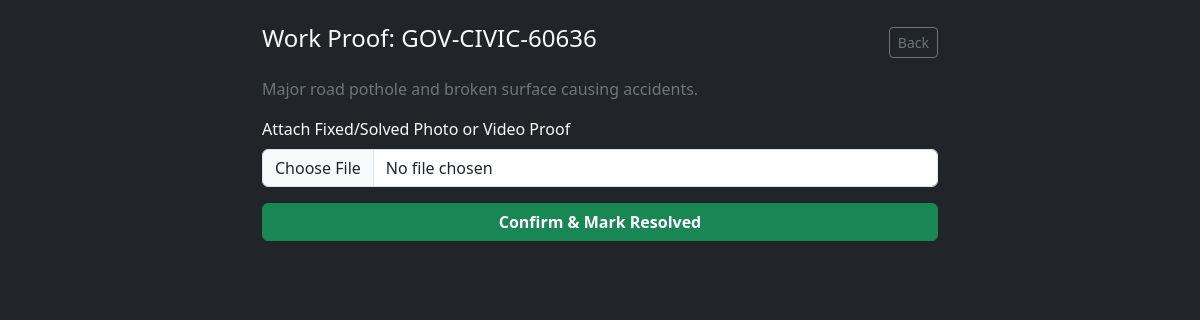
Screenshot of /resolve/GOV-CIVIC-60636 (signed in) with the database file from the repository.
### tables this page shows
CREATE TABLE complaints (
            id INTEGER PRIMARY KEY AUTOINCREMENT,
            ticket_id TEXT,
            description TEXT,
            priority TEXT,
            department TEXT,
            image_name TEXT,
            status TEXT,
            created_at TEXT
        , resolution_image TEXT, media_name TEXT, media_type TEXT, resolution_media TEXT, resolution_media_type TEXT, reject_reason TEXT, location TEXT, map_url TEXT, user_id INTEGER, gov_dept_id TEXT);

### app.py (the view)
@app.route('/resolve/<ticket_id>')
def resolve_page(ticket_id):
    if not session.get('admin_logged'):
        return redirect('/login')
    conn = sqlite3.connect(DB_NAME)
    conn.row_factory = sqlite3.Row
    cursor = conn.cursor()
    cursor.execute("SELECT * FROM complaints WHERE ticket_id = ?", (ticket_id,))
    ticket = cursor.fetchone()
    conn.close()
    if not ticket:
        return redirect('/admin')
    keys = ticket.keys()
    c_media = ticket['media_name'] if 'media_name' in keys and ticket['media_name'] else (ticket['image_name'] if 'image_name' in keys and ticket['image_name'] else None)
    c_type = ticket['media_type'] if 'media_type' in keys and ticket['media_type'] else get_media_type(c_media)
    dept_data = DEPARTMENT_OFFICERS.get(ticket['department'], DEPARTMENT_OFFICERS["Central Grievance Cell (Municipal Authority)"])
    g_id = ticket['gov_dept_id'] if 'gov_dept_id' in keys and ticket['gov_dept_id'] else dept_data["dept_id"]
    ticket_data = {
        'ticket_id': ticket['ticket_id'],
        'gov_dept_id': g_id,
        'description': ticket['description'],
        'department': ticket['department'],
        'priority': ticket['priority'],
        'location': ticket['location'] if 'location' in keys and ticket['location'] else "Not Specified",
        'map_url': ticket['map_url'] if 'map_url' in keys and ticket['map_url'] else "",
        'created_at': ticket['created_at'],
        'citizen_media': c_media,
        'citizen_url': get_media_url(c_media),
        'citizen_type': c_type
    }
    return render_template('resolve.html', ticket=ticket_data)

### app.py (called while the page is built)
def get_media_url(filename):
    if not filename: return None
    if os.path.exists(os.path.join(CITIZEN_FOLDER, filename)): return f"/static/uploads/citizen_evidence/{filename}"
    if os.path.exists(os.path.join(WORK_FOLDER, filename)): return f"/static/uploads/work_proof/{filename}"
    if os.path.exists(os.path.join(UPLOAD_FOLDER, filename)): return f"/static/uploads/{filename}"
    return None

### templates/resolve.html (shortened to what this page needs)
<!DOCTYPE html>
<html lang="en">
<head>
    <link href="https://cdn.jsdelivr.net/npm/bootstrap@5.3.0/dist/css/bootstrap.min.css" rel="stylesheet">
</head>
<body class="bg-dark text-light p-4">
    <div class="container" style="max-width: 700px;">
        <div class="d-flex justify-content-between align-items-center mb-3">
            <h4>Work Proof: {{ ticket.ticket_id }}</h4>
            <button type="button" onclick="history.back()" class="btn btn-outline-secondary btn-sm">Back</button>
        </div>
        <p class="text-secondary">{{ ticket.description }}</p>
        <form action="/resolve_ticket/{{ ticket.ticket_id }}" method="POST" enctype="multipart/form-data">
            <div class="mb-3">
                <label class="form-label">Attach Fixed/Solved Photo or Video Proof</label>
                <input type="file" name="proof_media" class="form-control" accept="image/*,video/*" required>
            </div>
            <button type="submit" class="btn btn-success w-100 fw-bold">Confirm & Mark Resolved</button>
        </form>
    </div>
</body>
</html>

### rows the page displays
complaints: ticket_id "GOV-CIVIC-60636", description "Major road pothole and broken surface causing accidents."
